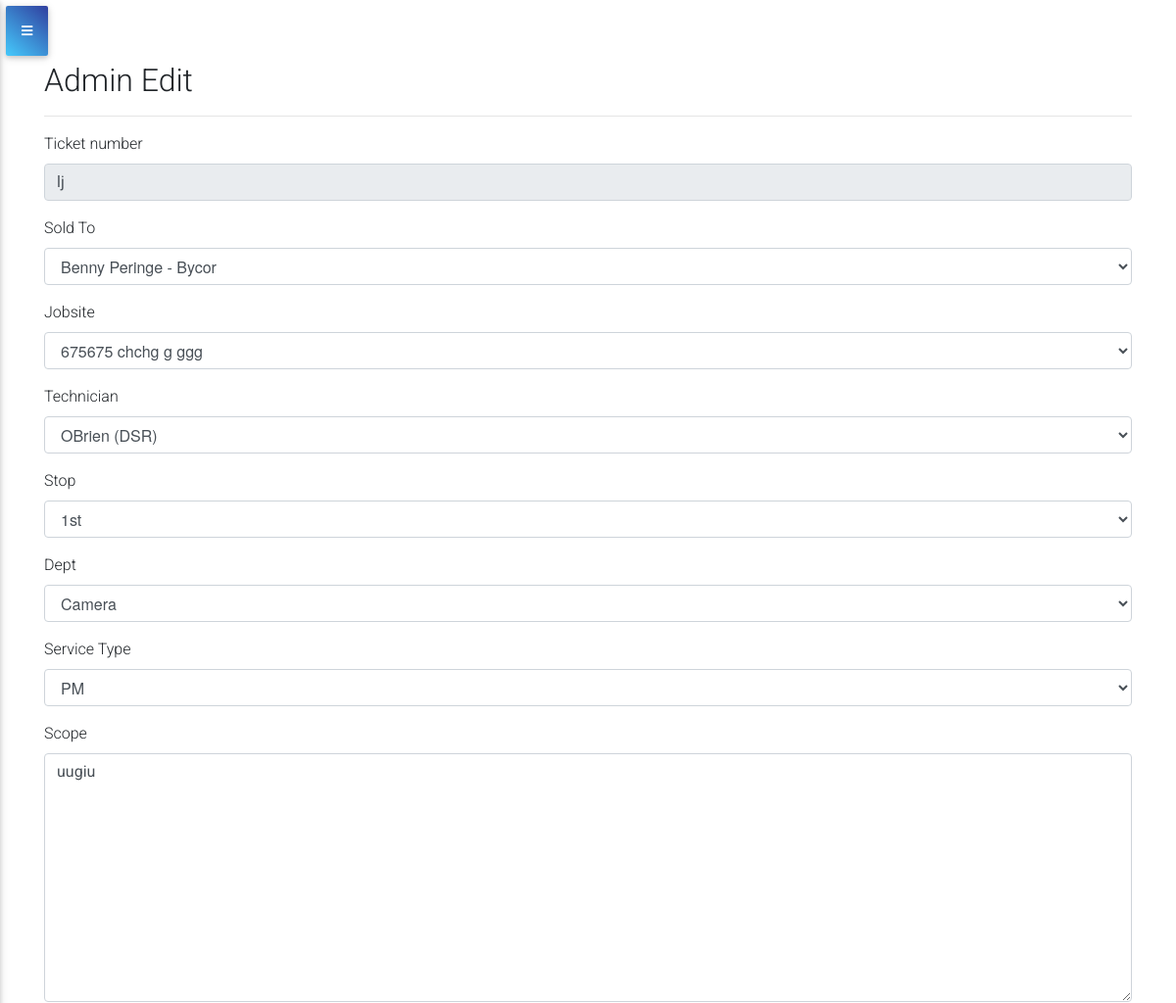
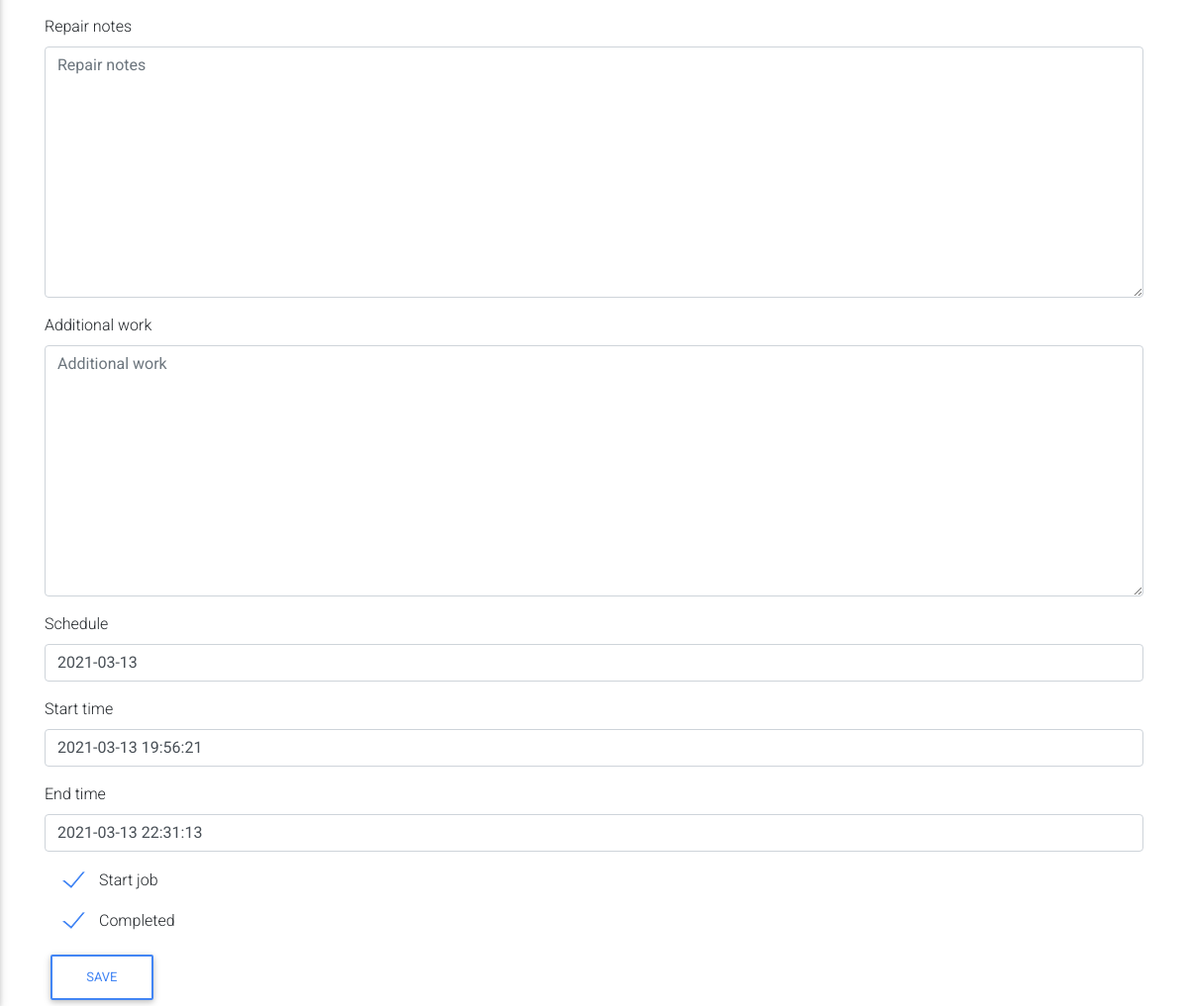
Screenshot of /update/lj/ (signed in) with the database file from the repository (2 pictures, top to bottom).
### ticket/models.py (models this page shows, shortened)
class Ticket(models.Model):
    ticket_number = models.CharField(primary_key=True, max_length=10)
    t_customer = models.ForeignKey(Customer,null=True, on_delete=models.SET_NULL)
    t_jobsite = models.ForeignKey(Jobsite, null=True, on_delete=models.SET_NULL)
    stop = models.CharField(choices=STOP, max_length=254, default='1st')
    assigned = models.ForeignKey(AccountUser,on_delete=models.SET_NULL, null=True, blank=True)
    department = models.ForeignKey(ServiceProvided,null=True, on_delete=models.SET_NULL)
    t_type = models.ForeignKey(TicketType,null=True, on_delete=models.SET_NULL)
    scope = models.TextField()
    repair_notes = models.TextField(blank=True)
    additional_work = models.TextField(blank=True)
    schedule = models.DateField(default=datetime.date.today)
    start_job = models.BooleanField(default=False)
    completed = models.BooleanField(default=False)
    created_at = models.DateTimeField(auto_now_add=True)
    updated_at = models.DateTimeField(auto_now=True)
    start_time = models.DateTimeField(blank=True,null=True)
    end_time = models.DateTimeField(blank=True,null=True)
    account = models.ForeignKey(AccountCompany, on_delete=models.CASCADE)

### ticket/views.py (the view)
# urls.py: path('update/<pk>/', views.TicketUpdateView.as_view(), name='ticket_update'),
class TicketUpdateView(LoginRequiredMixin,UpdateView):
    model = Ticket
    form_class = TicketUpdateForm
    def get_form(self, form_class=None):
        form = super(TicketUpdateView, self).get_form(form_class)
        form.fields['assigned'].queryset = AccountUser.objects.filter(account=self.request.user.accountuser.account)
        form.fields['t_customer'].queryset = Customer.objects.filter(account=self.request.user.accountuser.account)
        form.fields['t_jobsite'].queryset = Jobsite.objects.filter(account=self.request.user.accountuser.account)
        form.fields['department'].queryset = ServiceProvided.objects.filter(account=self.request.user.accountuser.account)
        form.fields['t_type'].queryset = TicketType.objects.filter(account=self.request.user.accountuser.account)
        return form
    def get_context_data(self, **kwargs):
        context = super().get_context_data(**kwargs)
        context['ticket_count'] = ticket_count(self.request)
        context['tech_ticket_count'] = tech_ticket_count(self.request)
        context['todays_tickets'] = todays_tickets(self.request)
        context['tech_todays_tickets'] = tech_todays_tickets(self.request)
        context['todays_tickets_count'] = todays_tickets_count(self.request)
        context['in_progress_count'] = in_progress_count(self.request)
        context['completed_today_tickets_count'] = completed_today_tickets_count(self.request)
        context['tech_todays_tickets_count'] = tech_todays_tickets_count(self.request)
        context['tech_completed_today_tickets_count'] = tech_completed_today_tickets_count(self.request)
        return context

### ticket/forms.py
class TicketUpdateForm(forms.ModelForm):
    ticket_number = forms.CharField(widget=forms.TextInput(attrs={'readonly':'readonly'}))
    class Meta:
        model = Ticket
        fields = ('ticket_number','t_customer','t_jobsite','assigned','stop','department','t_type','scope','repair_notes','additional_work','schedule','start_time','end_time','start_job','completed',)
    def __init__(self, *args, **kwargs):
        super().__init__(*args, **kwargs)
        self.fields["t_customer"].label = "Sold To"
        self.fields["t_jobsite"].label = "Jobsite"
        self.fields["assigned"].label = "Technician"
        self.fields["department"].label = "Dept"
        self.fields["t_type"].label = "Service Type"

### accounts/models.py (called while the page is built)
    def __str__(self):
        return self.company_name

    def __str__(self):
        return str(self.user.username) + ' (' + str(self.account) + ')'

### customer/models.py (called while the page is built)
    def __str__(self):
        return self.name

    def __str__(self):
        return self.fname + ' ' + self.lname + ' - ' + str(self.company)

    def __str__(self):
        return self.address1 +' '+ self.address2 +' '+ self.city

### service_ticket_app/utils.py (called while the page is built)
def ticket_count(request):
    count = Ticket.objects.filter(account=request.user.accountuser.account).count()
    return count

def todays_tickets_count(request):
    todays_tickets_count = Ticket.objects.filter(account=request.user.accountuser.account, schedule=datetime.date.today()).count()
    return todays_tickets_count

def todays_tickets(request):
    todays_tickets = Ticket.objects.filter(account=request.user.accountuser.account, schedule=datetime.date.today())
    return todays_tickets

def in_progress_count(request):
    in_progress_count = Ticket.objects.filter(account=request.user.accountuser.account, schedule=datetime.date.today(),start_job=True,completed=False).count()
    return in_progress_count

def completed_today_tickets_count(request):
    completed_today_tickets_count = Ticket.objects.filter(account=request.user.accountuser.account, schedule=datetime.date.today(), start_job=True, completed=True).count()
    return completed_today_tickets_count

def tech_ticket_count(request):
    count = Ticket.objects.filter(account=request.user.accountuser.account, assigned=request.user.accountuser).count()
    return count

def tech_todays_tickets_count(request):
    tech_todays_tickets_count = Ticket.objects.filter(account=request.user.accountuser.account, schedule=datetime.date.today(), assigned=request.user.accountuser).count()
    return tech_todays_tickets_count

### ticket/templates/ticket/ticket_form.html (shortened to what this page needs)
{% extends 'base.html'%}
{% load bootstrap4 %}
{% block content %}
{% if company_count <= 0 %}
    <h5>
        Please add atleast one company to create a ticket!
        <a href="{% url 'customer_app:add_company' %}" type="button" class="btn btn-outline-primary btn-rounded btn-sm px-2"><i class="fas fa-user-plus mt-0"></i>
        Company
        </a>
    </h5>
{% else %}
    <h2>
    {% if not form.instance.pk %}
            Add New Service Ticket
        {% elif user.accountuser.role == 'Admin' %}
            Admin Edit
        {% else %}
            Edit
    {% endif %}
        </h2>
        <hr>
        <form method='POST' enctype = "multipart/form-data">
            {% bootstrap_form form %}
            <input class='btn btn-outline-primary' type="submit" value='Save'>
        </form>
{% endif %}
{% endblock %}

### rows the page displays
Ticket: ticket_number "lj", t_customer "Benny Peringe - Bycor", t_jobsite "675675 chchg g ggg", assigned "OBrien (DSR)", stop "1st", department "Camera", t_type "PM", scope "uugiu", schedule "2021-03-13", start_time "2021-03-13 19:56:21", end_time "2021-03-13 22:31:13"
